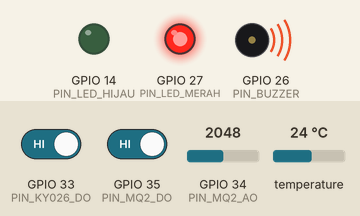
This sketch was run on a simulated ESP32. Shown: output pins drawn as LEDs (lit = HIGH), buzzer (waves = sounding, pin HIGH). The test bench sets the inputs (shaded band); at power-on: GPIO 34 (PIN_MQ2_AO) = 2048, GPIO 33 (PIN_KY026_DO) HIGH, GPIO 35 (PIN_MQ2_DO) HIGH, temperature 24 °C. WiFi joins after 1.5 s; servers stay silent unless stated; no MQTT or app messages arrive unless stated; what the sketch prints to the serial monitor is not drawn.

Above: at 2.7 s.
2.8 s: GPIO 34 (PIN_MQ2_AO) set to 1935
At 5.3 s:
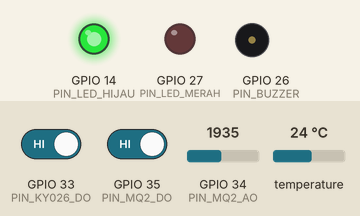
6.6 s: GPIO 33 (PIN_KY026_DO) driven LOW
At 8.1 s:
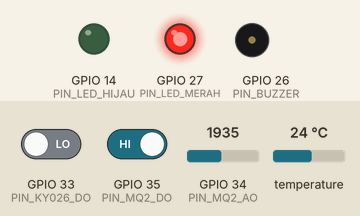
10.4 s: GPIO 33 (PIN_KY026_DO) driven HIGH
At 12.3 s:
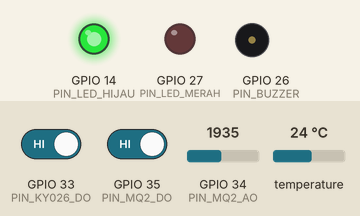
12.5 s: GPIO 35 (PIN_MQ2_DO) driven LOW
At 14.0 s:
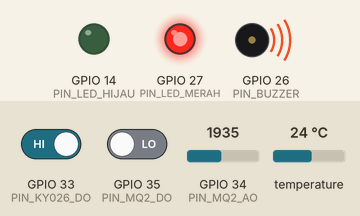
16.3 s: GPIO 35 (PIN_MQ2_DO) driven HIGH
At 18.0 s:
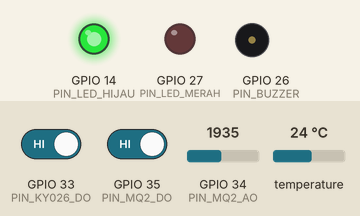
18.5 s: GPIO 33 (PIN_KY026_DO) driven LOW and GPIO 35 (PIN_MQ2_DO) driven LOW
At 22.1 s:
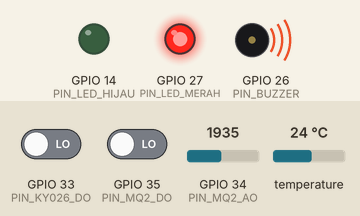
Timing chart, 0 to 23.3 s (numbered marks = the images above; inputs shaded):
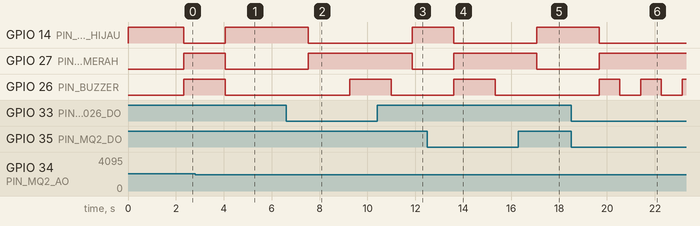

Measured:
- the behaviour switches between 2001 and 2000 on GPIO 34 (PIN_MQ2_AO) (found by bisection; images 0 and 1)
- after the input at 2.8 s, GPIO 14 (PIN_LED_HIJAU): LOW → HIGH after 1.3 s; GPIO 27 (PIN_LED_MERAH): HIGH → LOW after 1.3 s; GPIO 26 (PIN_BUZZER): goes on until 4.1 s, then stays LOW
- after the input at 6.6 s, GPIO 14 (PIN_LED_HIJAU): HIGH → LOW after 0.94 s; GPIO 27 (PIN_LED_MERAH): LOW → HIGH after 0.94 s; GPIO 26 (PIN_BUZZER): LOW → HIGH after 2.7 s
- after the input at 10.4 s, GPIO 14 (PIN_LED_HIJAU): LOW → HIGH after 1.5 s; GPIO 27 (PIN_LED_MERAH): HIGH → LOW after 1.5 s
- after the input at 12.5 s, GPIO 14 (PIN_LED_HIJAU): HIGH → LOW after 1.1 s; GPIO 27 (PIN_LED_MERAH): LOW → HIGH after 1.1 s; GPIO 26 (PIN_BUZZER): LOW → HIGH after 1.1 s, → LOW 1.7 s later
- after the input at 16.3 s, GPIO 14 (PIN_LED_HIJAU): LOW → HIGH after 0.77 s; GPIO 27 (PIN_LED_MERAH): HIGH → LOW after 0.77 s; GPIO 26 (PIN_BUZZER): stays LOW (without the input it goes to HIGH after 0.77 s)
- after the input at 18.5 s, GPIO 14 (PIN_LED_HIJAU): HIGH → LOW after 1.2 s; GPIO 27 (PIN_LED_MERAH): LOW → HIGH after 1.2 s; GPIO 26 (PIN_BUZZER): alternates HIGH for 0.87 s and LOW for 0.87 s, starting after 1.2 s

The sketch:

FireSensor.ino
```cpp
#include <Arduino.h>
#include <WiFi.h>
#include <WiFiClientSecure.h>
#include <PubSubClient.h>
#include <OneWire.h>
#include <DallasTemperature.h>
#include <ArduinoJson.h>
#include "config.h"

// ── Objek ────────────────────────────────────────────────────
OneWire           oneWire(PIN_DS18B20);
DallasTemperature ds18b20(&oneWire);
WiFiClientSecure  wifiClient;
PubSubClient      mqtt(wifiClient);

// ── State ────────────────────────────────────────────────────
int           level          = 0;
bool          buzzer_override = false;
unsigned long lastKirim      = 0;
unsigned long lastBlink      = 0;
bool          blinkState     = false;

// ════════════════════════════════════════════════════════════
//  AKTUATOR (Normal mode berdasarkan level sensor)
// ════════════════════════════════════════════════════════════
void setAktuator(int lvl) {
    if (buzzer_override) return; // Jika override aktif, jangan ubah apapun

    switch (lvl) {
        case 0:
            digitalWrite(PIN_BUZZER,    LOW);
            digitalWrite(PIN_LED_MERAH, LOW);
            digitalWrite(PIN_LED_HIJAU, HIGH);
            break;

        case 1:
            digitalWrite(PIN_LED_HIJAU, LOW);
            digitalWrite(PIN_LED_MERAH, HIGH);
            if (millis() - lastBlink > 1000) {
                lastBlink  = millis();
                blinkState = !blinkState;
                digitalWrite(PIN_BUZZER, blinkState);
            }
            break;

        case 2:
            digitalWrite(PIN_LED_HIJAU, LOW);
            digitalWrite(PIN_LED_MERAH, HIGH);
            if (millis() - lastBlink > 300) {
                lastBlink  = millis();
                blinkState = !blinkState;
                digitalWrite(PIN_BUZZER, blinkState);
            }
            break;

        case 3:
            digitalWrite(PIN_LED_HIJAU, LOW);
            digitalWrite(PIN_LED_MERAH, HIGH);
            digitalWrite(PIN_BUZZER,    HIGH);
            break;
    }
}

// ════════════════════════════════════════════════════════════
//  MQTT CALLBACK (Menangani perintah dari server)
// ════════════════════════════════════════════════════════════
void mqttCallback(char* topic, byte* payload, unsigned int length) {
    String msg = "";
    for (unsigned int i = 0; i < length; i++) msg += (char)payload[i];

    StaticJsonDocument<256> doc;
    if (deserializeJson(doc, msg) != DeserializationError::Ok) return;

    // Perintah buzzer (override)
    if (doc.containsKey("buzzer")) {
        int buz = doc["buzzer"];
        buzzer_override = (buz == 1);

        if (buzzer_override) {
            // Override aktif: LED hijau tetap menyala (indikasi peringatan dari ruang lain)
            digitalWrite(PIN_LED_HIJAU, HIGH);
            digitalWrite(PIN_LED_MERAH, HIGH);
            digitalWrite(PIN_BUZZER,    HIGH);
        } else {
            // Matikan override, kembalikan ke mode normal berdasarkan level sensor
            digitalWrite(PIN_BUZZER, LOW);
            digitalWrite(PIN_LED_MERAH, LOW);
            setAktuator(level); // LED hijau akan diatur ulang oleh fungsi ini
        }
    }

    // Perintah reset
    if (doc.containsKey("reset") && (int)doc["reset"] == 1) {
        buzzer_override = false;
        level = 0;
        digitalWrite(PIN_BUZZER,    LOW);
        digitalWrite(PIN_LED_MERAH, LOW);
        digitalWrite(PIN_LED_HIJAU, HIGH);
        lastBlink = 0;
        blinkState = false;
    }
}

// ════════════════════════════════════════════════════════════
//  KONEKSI WiFi
// ════════════════════════════════════════════════════════════
void connectWiFi() {
    Serial.print("Connecting WiFi: ");
    Serial.println(WIFI_SSID);

    WiFi.mode(WIFI_STA);
    WiFi.begin(WIFI_SSID, WIFI_PASS);

    int tries = 0;
    while (WiFi.status() != WL_CONNECTED && tries < 40) {
        delay(500);
        Serial.print(".");
        tries++;
    }

    if (WiFi.status() == WL_CONNECTED) {
        Serial.println("\nWiFi OK! IP: " + WiFi.localIP().toString());
    } else {
        Serial.println("\nWiFi GAGAL!");
    }
}

// ════════════════════════════════════════════════════════════
//  KONEKSI MQTT
// ════════════════════════════════════════════════════════════
void connectMQTT() {
    wifiClient.setInsecure(); // Untuk HiveMQ dengan TLS
    mqtt.setServer(MQTT_HOST, MQTT_PORT);
    mqtt.setCallback(mqttCallback);
    mqtt.setKeepAlive(60);

    Serial.print("Connecting MQTT...");

    for (int i = 0; i < 5; i++) {
        if (mqtt.connect(MQTT_CLIENT, MQTT_USER, MQTT_PASS)) {
            Serial.println("MQTT OK!");
            mqtt.subscribe(TOPIC_AKTUATOR);
            return;
        }
        Serial.printf("Gagal rc=%d, retry %d/5\n", mqtt.state(), i + 1);
        delay(2000);
    }
    Serial.println("MQTT GAGAL!");
}

// ════════════════════════════════════════════════════════════
//  SETUP
// ════════════════════════════════════════════════════════════
void setup() {
    Serial.begin(115200);

    pinMode(PIN_MQ2_DO,    INPUT);
    pinMode(PIN_KY026_DO,  INPUT);
    pinMode(PIN_BUZZER,    OUTPUT);
    pinMode(PIN_LED_MERAH, OUTPUT);
    pinMode(PIN_LED_HIJAU, OUTPUT);

    // Kondisi awal: matikan buzzer & LED merah, nyalakan LED hijau
    digitalWrite(PIN_BUZZER,    LOW);
    digitalWrite(PIN_LED_MERAH, LOW);
    digitalWrite(PIN_LED_HIJAU, HIGH);

    ds18b20.begin();

    connectWiFi();
    connectMQTT();

    Serial.println("System ready!");
}

// ════════════════════════════════════════════════════════════
//  LOOP UTAMA
// ════════════════════════════════════════════════════════════
void loop() {
    // Reconnect MQTT jika putus
    if (!mqtt.connected() && WiFi.status() == WL_CONNECTED) {
        static unsigned long lastReconnect = 0;
        if (millis() - lastReconnect > 5000) {
            lastReconnect = millis();
            if (mqtt.connect(MQTT_CLIENT, MQTT_USER, MQTT_PASS)) {
                mqtt.subscribe(TOPIC_AKTUATOR);
                Serial.println("MQTT Reconnected!");
            }
        }
    }
    mqtt.loop();

    // ── Baca sensor ──────────────────────────────────────────
    int  mq2_ao = analogRead(PIN_MQ2_AO);
    bool mq2_do = !digitalRead(PIN_MQ2_DO);
    bool ky_do  = !digitalRead(PIN_KY026_DO);

    ds18b20.requestTemperatures();
    float suhu = ds18b20.getTempCByIndex(0);
    if (suhu == DEVICE_DISCONNECTED) suhu = 0.0f;

    // ── Logika level bahaya ─────────────────────────────────
    bool gas_tinggi  = (mq2_ao > MQ2_THRESHOLD) || mq2_do;
    bool api_aktif   = (ky_do);
    bool suhu_tinggi = (suhu > SUHU_THRESHOLD);

    if      (gas_tinggi && api_aktif && suhu_tinggi) level = 3;
    else if (gas_tinggi && api_aktif)                level = 2;
    else if (gas_tinggi || api_aktif || suhu_tinggi) level = 1;
    else                                             level = 0;

    // ── Aktuator (hanya jika tidak dalam override) ───────────
    if (!buzzer_override) {
        setAktuator(level);
    }

    // ── Serial debug ─────────────────────────────────────────
    Serial.printf("MQ2_AO: %d | MQ2_DO: %d | KY026: %d | Suhu: %.1f°C | Level: %d | Override: %d\n",
        mq2_ao, mq2_do, api_aktif, suhu, level, buzzer_override);

    // ── Kirim data sensor ke server MQTT tiap 5 detik ────────
    if (millis() - lastKirim >= INTERVAL_KIRIM) {
        lastKirim = millis();

        StaticJsonDocument<256> doc;
        doc["lantai"] = LANTAI;
        doc["ruang"]  = RUANG;
        doc["level"]  = level;
        doc["gas"]    = mq2_ao;
        doc["api"]    = api_aktif;
        doc["suhu"]   = suhu;
        doc["status"] = level == 0 ? "AMAN"    :
                        level == 1 ? "WASPADA" :
                        level == 2 ? "BAHAYA"  : "DARURAT";

        char buf[256];
        serializeJson(doc, buf);

        if (mqtt.connected()) {
            mqtt.publish(TOPIC_SENSOR, buf);
            Serial.println("Published: " + String(buf));
        } else {
            Serial.println("MQTT tidak konek, skip kirim");
        }
    }

    delay(100);
}
```

config.h
```cpp
#pragma once

// ── WiFi ────────────────────────────────────────────────────
#define WIFI_SSID     "Zryyy Phone"
#define WIFI_PASS     "bismillahfahriipk3.5"

// ── HiveMQ Cloud ────────────────────────────────────────────
#define MQTT_HOST     "anjaymabar-020068da.a01.euc1.aws.hivemq.cloud"
#define MQTT_PORT     8883
#define MQTT_USER     "firesys_device"
#define MQTT_PASS     "Tubesiot2026"
#define MQTT_CLIENT   "FireSensor_R101"

// ── MQTT Topics ─────────────────────────────────────────────
#define TOPIC_SENSOR    "gedung/lantai1/ruang101/sensor"
#define TOPIC_AKTUATOR  "gedung/lantai1/ruang101/aktuator"

// ── Pin ─────────────────────────────────────────────────────
#define PIN_MQ2_AO      34
#define PIN_MQ2_DO      35
#define PIN_KY026_DO    33
#define PIN_DS18B20     4
#define PIN_BUZZER      26
#define PIN_LED_MERAH   27
#define PIN_LED_HIJAU   14

// ── Threshold ───────────────────────────────────────────────
#define MQ2_THRESHOLD   2000
#define SUHU_THRESHOLD  50.0f
#define INTERVAL_KIRIM  5000

// ── Identitas ruangan ───────────────────────────────────────
#define LANTAI          1
#define RUANG           "R101"
```
